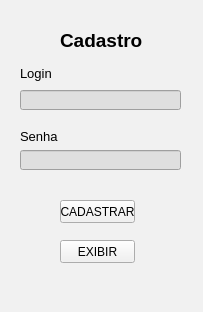
<?xml version="1.0" encoding="UTF-8"?>
<ui version="4.0">
 <class>MainWindow</class>
 <widget class="QMainWindow" name="MainWindow">
  <property name="geometry">
   <rect>
    <x>0</x>
    <y>0</y>
    <width>203</width>
    <height>312</height>
   </rect>
  </property>
  <property name="windowTitle">
   <string>MainWindow</string>
  </property>
  <property name="styleSheet">
   <string notr="true">background-color: rgb(241, 241, 241);</string>
  </property>
  <widget class="QWidget" name="centralwidget">
   <widget class="QLabel" name="label">
    <property name="geometry">
     <rect>
      <x>20</x>
      <y>63</y>
      <width>47</width>
      <height>20</height>
     </rect>
    </property>
    <property name="font">
     <font>
      <family>Tahoma</family>
      <pointsize>10</pointsize>
     </font>
    </property>
    <property name="text">
     <string>Login</string>
    </property>
   </widget>
   <widget class="QLabel" name="label_2">
    <property name="geometry">
     <rect>
      <x>20</x>
      <y>130</y>
      <width>47</width>
      <height>13</height>
     </rect>
    </property>
    <property name="font">
     <font>
      <family>Tahoma</family>
      <pointsize>10</pointsize>
     </font>
    </property>
    <property name="text">
     <string>Senha</string>
    </property>
   </widget>
   <widget class="QLineEdit" name="lineEdit">
    <property name="geometry">
     <rect>
      <x>20</x>
      <y>90</y>
      <width>161</width>
      <height>20</height>
     </rect>
    </property>
    <property name="styleSheet">
     <string notr="true">background-color: rgb(223, 223, 223);</string>
    </property>
   </widget>
   <widget class="QLineEdit" name="lineEdit_2">
    <property name="geometry">
     <rect>
      <x>20</x>
      <y>150</y>
      <width>161</width>
      <height>20</height>
     </rect>
    </property>
    <property name="styleSheet">
     <string notr="true">background-color: rgb(223, 223, 223);</string>
    </property>
    <property name="text">
     <string/>
    </property>
    <property name="echoMode">
     <enum>QLineEdit::Password</enum>
    </property>
   </widget>
   <widget class="QLabel" name="label_3">
    <property name="geometry">
     <rect>
      <x>60</x>
      <y>30</y>
      <width>91</width>
      <height>21</height>
     </rect>
    </property>
    <property name="font">
     <font>
      <family>Tahoma</family>
      <pointsize>14</pointsize>
      <weight>75</weight>
      <bold>true</bold>
     </font>
    </property>
    <property name="text">
     <string>Cadastro</string>
    </property>
   </widget>
   <widget class="QPushButton" name="pushButton">
    <property name="geometry">
     <rect>
      <x>60</x>
      <y>200</y>
      <width>75</width>
      <height>23</height>
     </rect>
    </property>
    <property name="text">
     <string>CADASTRAR</string>
    </property>
   </widget>
   <widget class="QPushButton" name="pushButton_2">
    <property name="geometry">
     <rect>
      <x>60</x>
      <y>240</y>
      <width>75</width>
      <height>23</height>
     </rect>
    </property>
    <property name="text">
     <string>EXIBIR</string>
    </property>
   </widget>
  </widget>
  <widget class="QMenuBar" name="menubar">
   <property name="geometry">
    <rect>
     <x>0</x>
     <y>0</y>
     <width>203</width>
     <height>21</height>
    </rect>
   </property>
  </widget>
  <widget class="QStatusBar" name="statusbar"/>
 </widget>
 <resources/>
 <connections/>
</ui>
